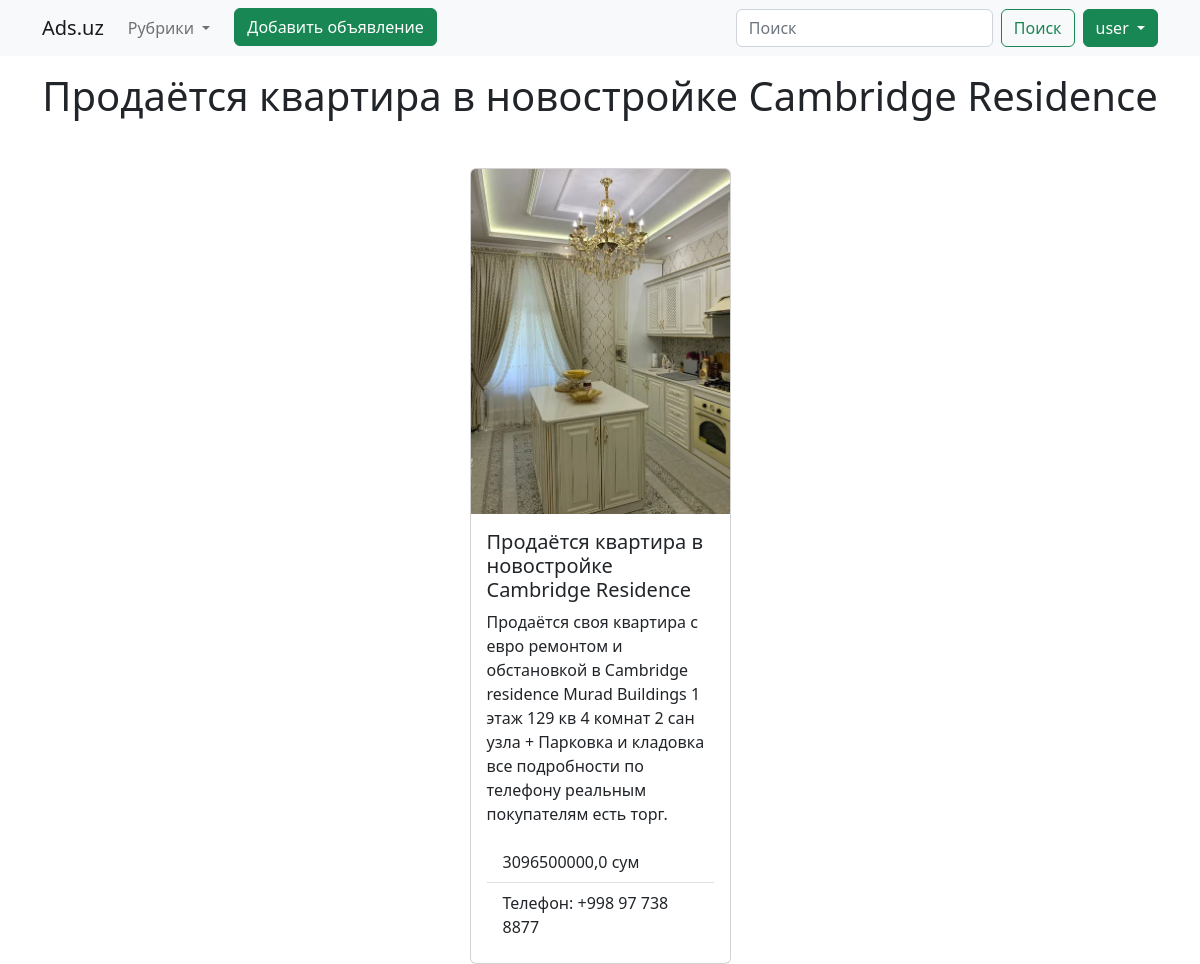
The page /product-detail/1/ (signed in) on the database its author committed.
### accounts_app/models.py (models this page shows, shortened)
class CustomerUser(AbstractUser):
    age = models.PositiveSmallIntegerField("Возраст", validators=[
        validators.MaxValueValidator(120, message="Максимальное значение 120"),
        validators.MinValueValidator(16, message="Минимальный допустимый возраст регистрации 16 лет")
    ])
    phone_number = models.CharField("Номер телефона", max_length=15, validators=[
        validators.MinLengthValidator(6, message="Минимальная длина - 6 символов")
    ])
    REQUIRED_FIELDS = ["email", "age", "phone_number"]
    class Meta:
        verbose_name = "Пользователь"
        verbose_name_plural = "Пользователи"

### main_app/models.py (models this page shows, shortened)
class Product(models.Model):
    title = models.CharField(max_length=100, verbose_name="Заголовок")
    content = models.TextField(null=True, blank=True, verbose_name="Описания товара")
    preview = models.ImageField(upload_to="product-images", verbose_name="Фото товара")
    price = models.FloatField(null=True, blank=True, verbose_name="Цена товара")
    published = models.DateTimeField(auto_now_add=True,
                                     db_index=True, verbose_name="Дата объявления")
    contact_data = models.CharField(max_length=50, verbose_name="Номер телефона")
    category = models.ForeignKey("Category", null=True,
                                 on_delete=models.PROTECT, verbose_name="Рубрика")
    author = models.ForeignKey(CustomerUser, on_delete=models.CASCADE,
                               verbose_name="Автор", default=1)
    class Meta:
        verbose_name = "Объявления"
        verbose_name_plural = "Объявлении"

### main_app/views.py (the view)
# urls.py: path("product-detail/<int:pk>/", views.ProductDetailView.as_view(), name="product_detail"),
class ProductDetailView(DetailView):
    template_name = "main_app/product_detail.html"
    context_object_name = "product"
    def get_queryset(self):
        return Product.objects.filter(pk=self.kwargs["pk"])
    def get_context_data(self, **kwargs):
        context = super().get_context_data(**kwargs)
        context["title"] = self.object.title
        context["header"] = self.object.title
        context = context | base_context()
        return context

### main_app/views.py (called while the page is built)
def base_context():
    return {
        "categories": Category.objects.all(),
    }

### main_app/templates/main_app/product_detail.html (shortened to what this page needs)
{% extends 'base.html' %}
{% block main %}
<div class="container">
    <div class="row justify-content-center">
        <div class="col-3">
            <div class="card">
                <img src="{{ product.preview.url }}" class="card-img-top" alt="...">
                <div class="card-body">
                    <h5 class="card-title">{{ product.title }}</h5>
                    <p class="card-text">{{ product.content }}</p>
                    <ul class="list-group list-group-flush">
                        <li class="list-group-item">{{ product.price }} сум</li>
                        <li class="list-group-item">Телефон: {{ product.contact_data }}</li>
                    </ul>
                </div>
            </div>
        </div>
    </div>
{% endblock main %}

### main_app/templates/base.html (shortened to what this page needs)
<!DOCTYPE html>
<html lang="ru">
<head>
    <link rel="stylesheet" href="https://cdn.jsdelivr.net/npm/bootstrap@5.2.2/dist/css/bootstrap.min.css">
</head>
<body>
    {% include 'components/_nav.html' %}
    <h1 class="text-center mt-3 mb-5">{{ header }}</h1>
    {% block main %} {% endblock main %}
</body>
</html>

### main_app/templates/components/_nav.html (shortened to what this page needs)
<nav class="navbar navbar-expand-lg bg-light">
  <div class="container">
    <a class="navbar-brand" href="{% url 'index' %}">Ads.uz</a>
    <div class="collapse navbar-collapse" id="navbarSupportedContent">
      <ul class="navbar-nav me-auto mb-2 mb-lg-0">
        <li class="nav-item dropdown">
          <a class="nav-link dropdown-toggle" href="#" id="navbarDropdown" role="button" data-bs-toggle="dropdown" aria-expanded="false">
            Рубрики
          </a>
        </li>
        {% if user.is_authenticated %}
        <li class="nav-item ms-3">
          <a href="{% url 'add_product' %}" class="btn btn-success">Добавить объявление</a>
        </li>
        {% endif %}
      </ul>
      <form action="{% url 'search' %}" method="get" class="d-flex me-2" role="search">
        <input type="search" name="search_product" class="form-control me-2" placeholder="Поиск" aria-label="Поиск">
        <button class="btn btn-outline-success" type="submit">Поиск</button>
      </form>
      {% if not user.is_authenticated %}
      <a href="{% url 'auth' %}" class="btn btn-primary">Войти</a>
      {% else %}
      <div class="dropdown">
        <button class="btn btn-success dropdown-toggle" id="dropdownProfile"
                type="button" data-bs-toggle="dropdown" aria-expanded="false">
          {{ user.username }}
        </button>
      </div>
      {% endif %}
    </div>
  </div>
</nav>

### rows shown on the page
CustomerUser: username "user"
Product: title "Продаётся квартира в новостройке Cambridge Residence", preview (picture), content "Продаётся своя квартира с евро ремонтом и обстановкой в Cambridge residence Murad Buildings 1 этаж 129 кв 4 комнат 2 сан узла + Парковка и кладовка все подробности по телефону реальным покупателям есть торг.", price "3096500000,0", contact_data "+998 97 738 8877"
